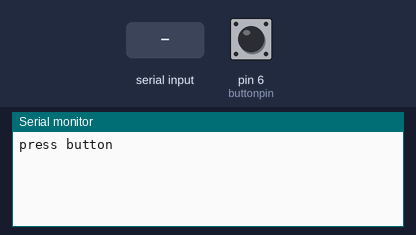
Simulated run of this sketch. Board: Arduino Uno, built with avr-gcc and run on an emulated ATmega328P. Parts: the last lines printed to the serial monitor. The test bench sets the inputs (shaded band); at power-on: pin 6 (buttonpin) LOW. The modem accepts every AT command (registered, SIM ready, sends succeed) and sends nothing else.

Above: at 1.2 s.
1.3 s: pin 6 (buttonpin) pulled HIGH for 0.15 s
At 2.0 s:
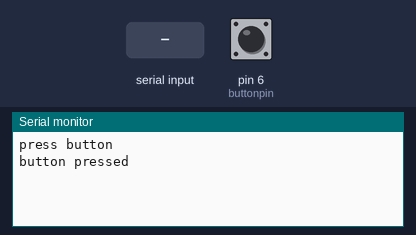
4.4 s: "1" received over the second serial link
7.4 s: "0" received over the second serial link
At 7.8 s:
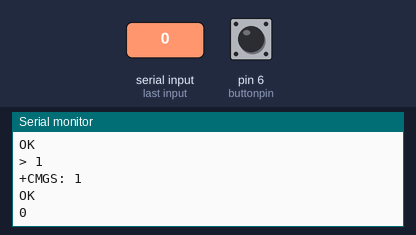
8.9 s: pin 6 (buttonpin) pulled HIGH for 1 s
At 10.2 s:
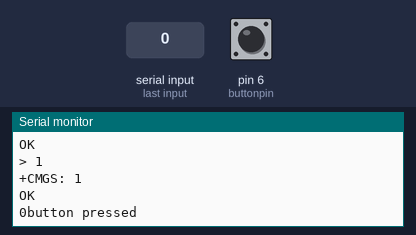

The sketch:

SIM900_GSM_GPRS_Shield.ino
```cpp
#include <SoftwareSerial.h>
SoftwareSerial mySerial(10,9);
char msg;
char call;
int buttonpin=6;
void setup()
{
  pinMode(buttonpin,INPUT);
  mySerial.begin(9600);   // Setting the baud rate of GSM Module
  Serial.begin(9600);// Setting the baud rate of Serial Monitor (Arduino)
  Serial.println("press button");
}

void loop()
{
  if(digitalRead(buttonpin)==HIGH)
  {

    Serial.println("button pressed");
    delay(2000);
    SendMessage1();
  }

 if (mySerial.available()>0)
 Serial.write(mySerial.read());
}

void SendMessage1()
{
  mySerial.println("AT+CMGF=1");    //Sets the GSM Module in Text Mode
  delay(1000);  // Delay of 1000 milli seconds or 1 second
  mySerial.println("AT+CMGS=\"+919664919955\"\r"); // Replace x with mobile number
  delay(1000);
  mySerial.println("Iam Fine");// The SMS text you want to send
  delay(100);
   mySerial.println((char)26);// ASCII code of CTRL+Z
  delay(1000);
}
```

Measured:
- after the input at 1.3 s, the serial monitor: prints a new line at once (image 1)
- after the input at 7.4 s, the serial monitor: prints a new line at once (image 2)
- after the input at 8.9 s, the serial monitor: prints a new line at once (image 3)
